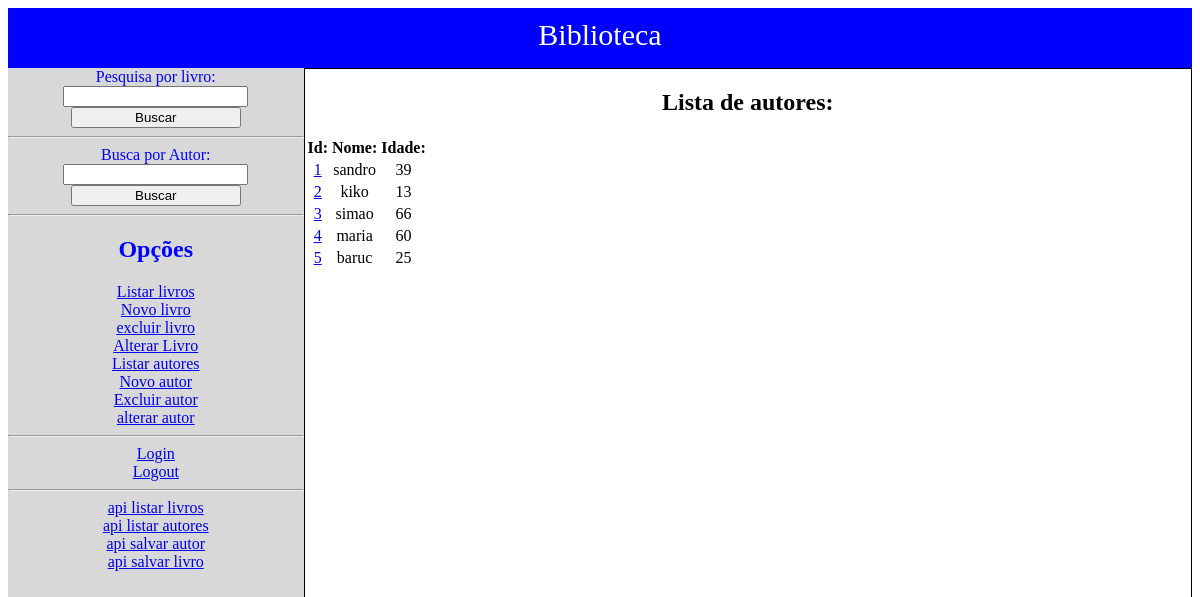
/listaautor, run on an earlier commit of the app's database.
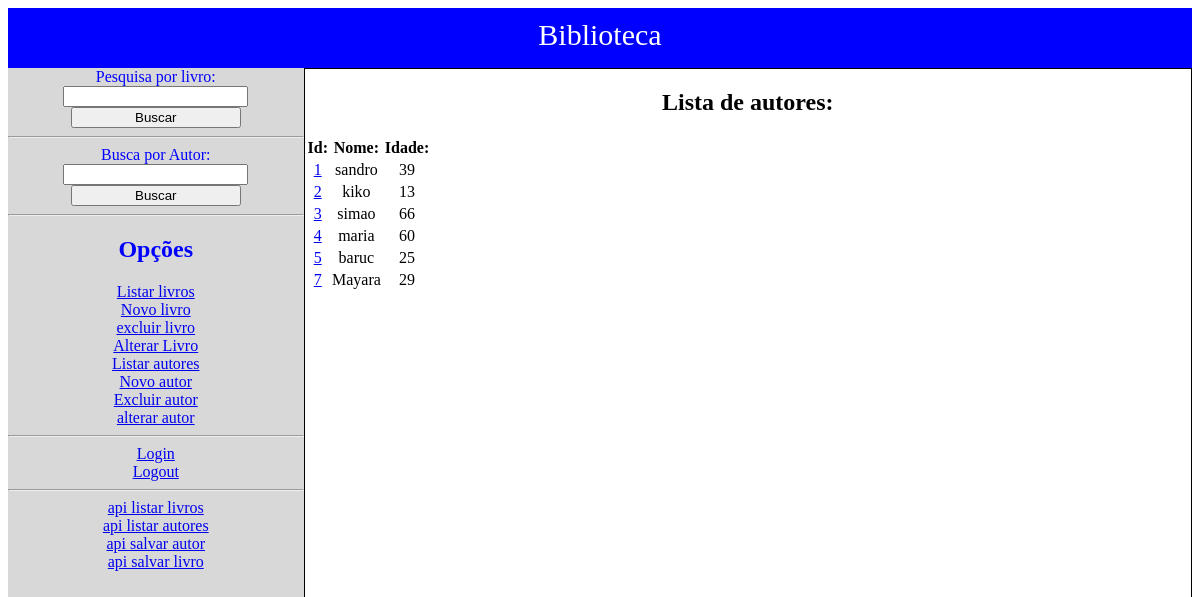
And on a later commit of the database.
### inicio/models.py (models this page shows, shortened)
class Autor(models.Model):
    nome = models.CharField(max_length=100)
    idade = models.IntegerField()

### inicio/views.py (the view)
# urls.py: path('listaautor', views.listaautor, name="listaautor"),
def listaautor(request):
    registros = Autor.objects.all()
    return render(request, 'inicio/listaautor.html', {"registros": registros})

### inicio/templates/inicio/listaautor.html
{% extends 'inicio/layout.html' %}
{% block body %}
<h2>Lista de autores:</h2>
<table>
    <thead>
        <tr>
            <th>Id:</th>
            <th>Nome:</th>
            <th>Idade:</th>
        </tr>
    </thead>
    <tbody>
        {% for r in registros %}
        <tr>
            <td><a href="listaautor/{{r.id}}">{{r.id}}</a></td>
            <td>{{r.nome}}</td>
            <td>{{r.idade}}</td>
        </tr>
        {% endfor %}
    </tbody>
</table>
{% endblock %}

What changed in the data, as far as the page shows it:
added Autor: id "7", nome "Mayara", idade "29"
